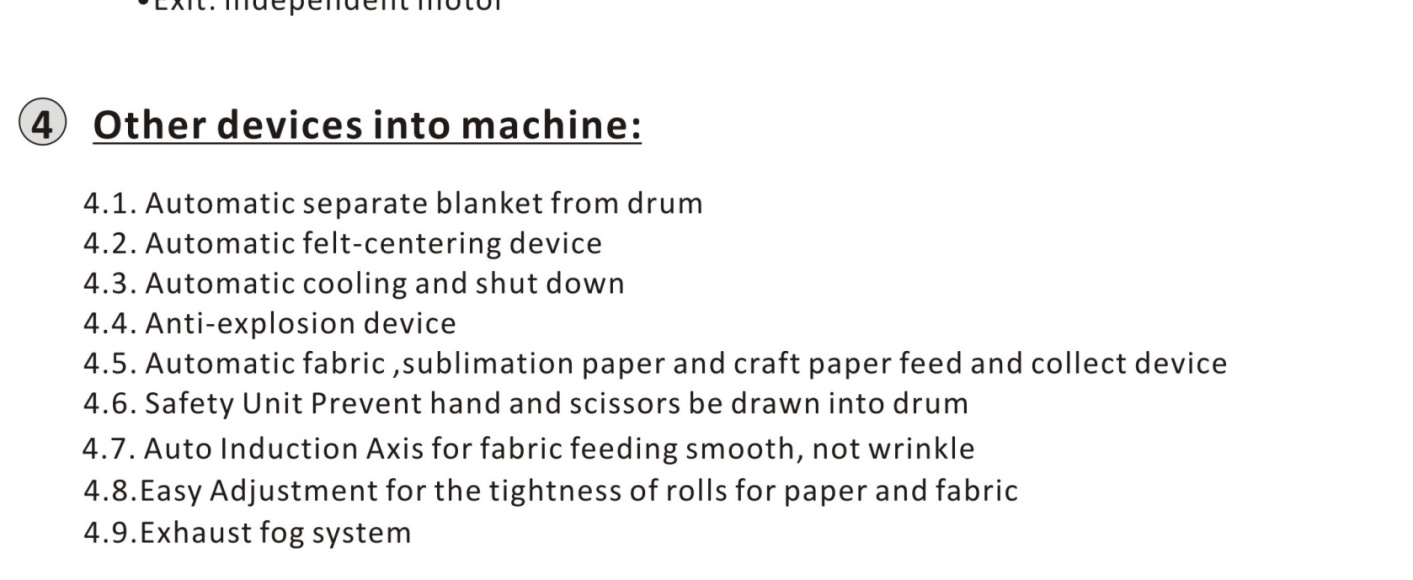
#> input picture 3-matching/2-template/templates/modeledelettre.jpg, 1413 x 580 px
$ python template_matching.py
#> lines starting #> are read from the running program, lines starting #| are printed output that depends on the picture; after the words box and inside, x2 and y2 are one past the last pixel; in counts of white or black regions, pixels touching at a corner belong together
import cv2


img = cv2.imread('templates/modeledelettre.jpg',0)
#> img: shape (580, 1413); min 19, max 255, mean 243.3
img2 = img.copy()
template = cv2.imread('templates/query.png',0)
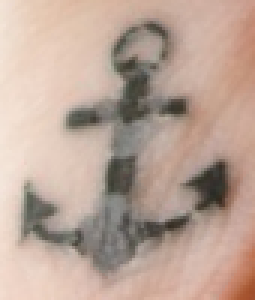
#> input picture 3-matching/1-features/tattoos/query.png, 85 x 100 px, found by its file name (shown 3 times larger)
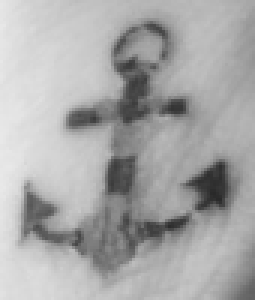
#> template: shape (100, 85) (shown 3 times larger); min 41, max 232, mean 169
w, h = template.shape[::-1]
#> w = 85; h = 100
# All the 6 methods for comparison in a list
methods = ['cv2.TM_CCOEFF', 'cv2.TM_CCOEFF_NORMED', 'cv2.TM_CCORR',
            'cv2.TM_CCORR_NORMED', 'cv2.TM_SQDIFF', 'cv2.TM_SQDIFF_NORMED']
for meth in methods:
    img = img2.copy()
    method = eval(meth)
    # Apply template Matching
    res = cv2.matchTemplate(img,template,method)
    min_val, max_val, min_loc, max_loc = cv2.minMaxLoc(res)
    # If the method is TM_SQDIFF or TM_SQDIFF_NORMED, take minimum
    if method in [cv2.TM_SQDIFF, cv2.TM_SQDIFF_NORMED]:
        top_left = min_loc
    else:
        top_left = max_loc
    bottom_right = (top_left[0] + w, top_left[1] + h)
    cv2.rectangle(img,top_left, bottom_right, 255, 2)
    cv2.imshow('Matching Result' +meth, res)
    cv2.imshow('Detected Point' +meth, img)
    cv2.waitKey()
#> this loop made 6 passes
#> (min_val, max_val, min_loc, top_left, bottom_right) on passes 1 to 4: (-5658567.5, 6931429.5, (30, 108), (186, 60), (271, 160)), (-0.274, 0.325, (937, 395), (2, 60), (87, 160)), (302037856, 366369888, (464, 114), (775, 193), (860, 293)), (0.901, 0.972, (464, 113), (639, 256), (724, 356))
#> (min_val, max_val, max_loc, top_left, bottom_right) on passes 5 to 6: (61195520, 91705120, (414, 113), (2, 60), (87, 160)), (0.172, 0.272, (414, 113), (2, 60), (87, 160))
#> pass 1, `res = cv2.matchTemplate(img,template,method)`:
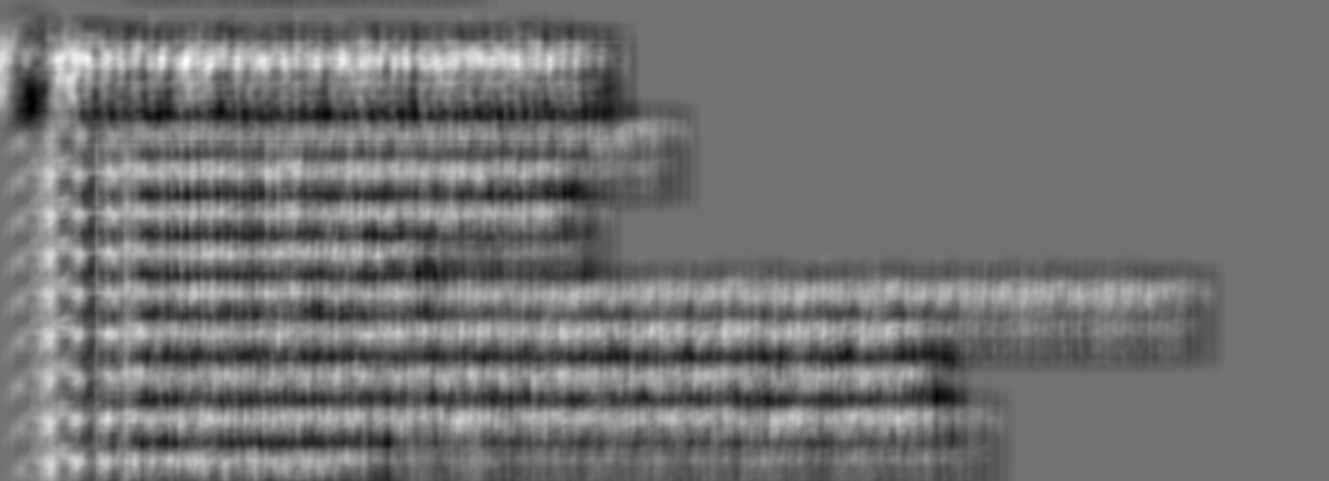
#> res: shape (481, 1329) float32; min -5658567.5, max 6931429.5, mean 28570.6; drawn with min black and max white
#> pass 1, `cv2.imshow('Matching Result' +meth, res)`:
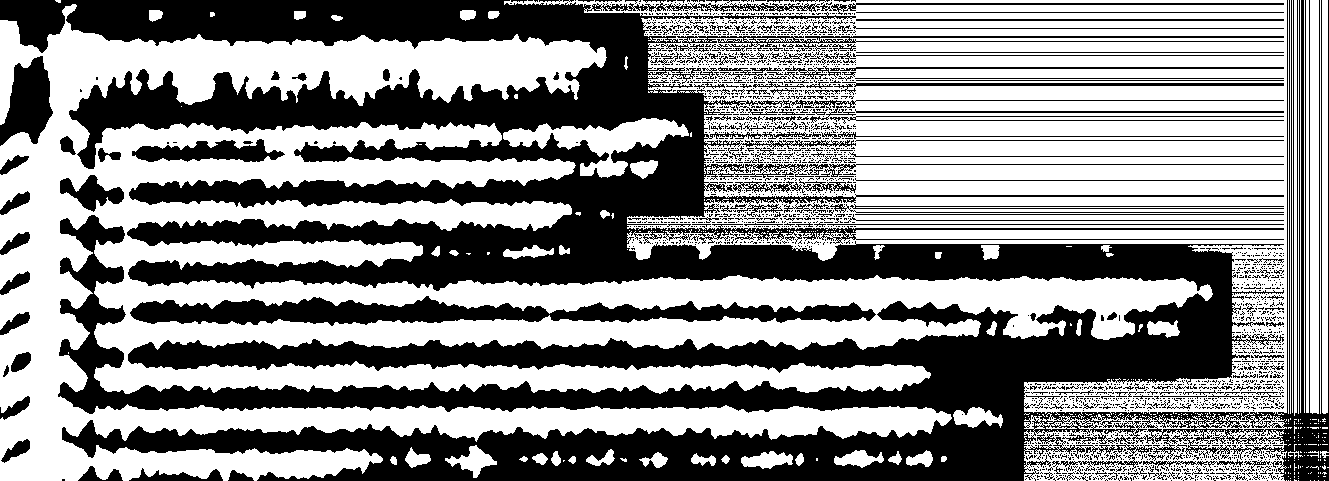
#> window 'Matching Resultcv2.TM_CCOEFF': shape (481, 1329); 54.6% white; 2726 black regions (2524 under 20 px), largest, box (x1, y1, x2, y2) and area: (0, 0, 1329, 481) 237031, (130, 296, 876, 326) 11782, (0, 56, 53, 146) 2933
#> pass 2, `res = cv2.matchTemplate(img,template,method)`:
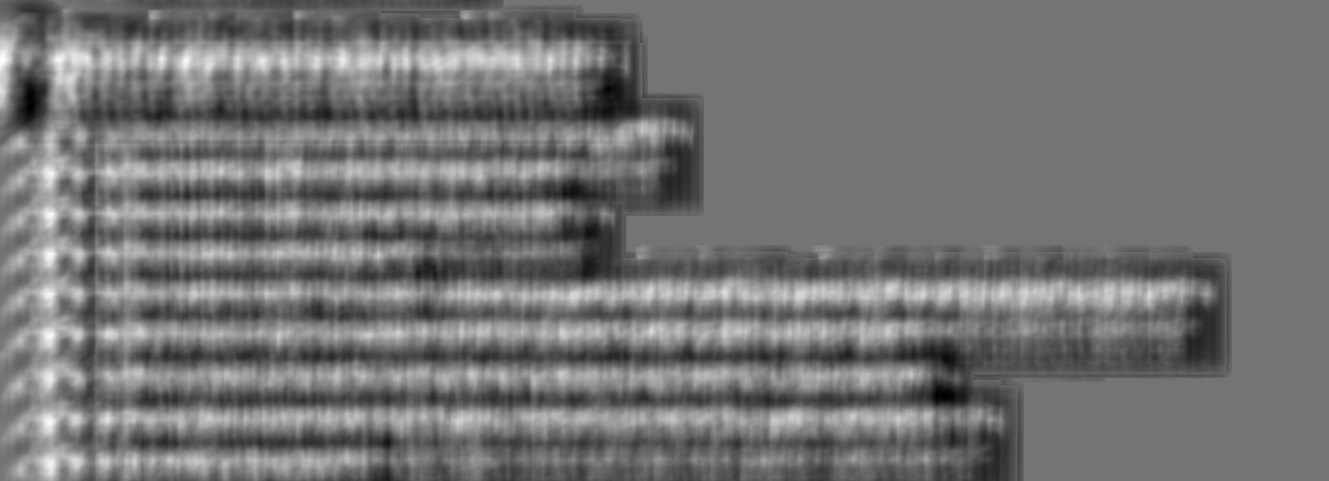
#> res: shape (481, 1329) float32; min -0.274, max 0.325, mean -0.00138; drawn with min black and max white
#> after the loop:
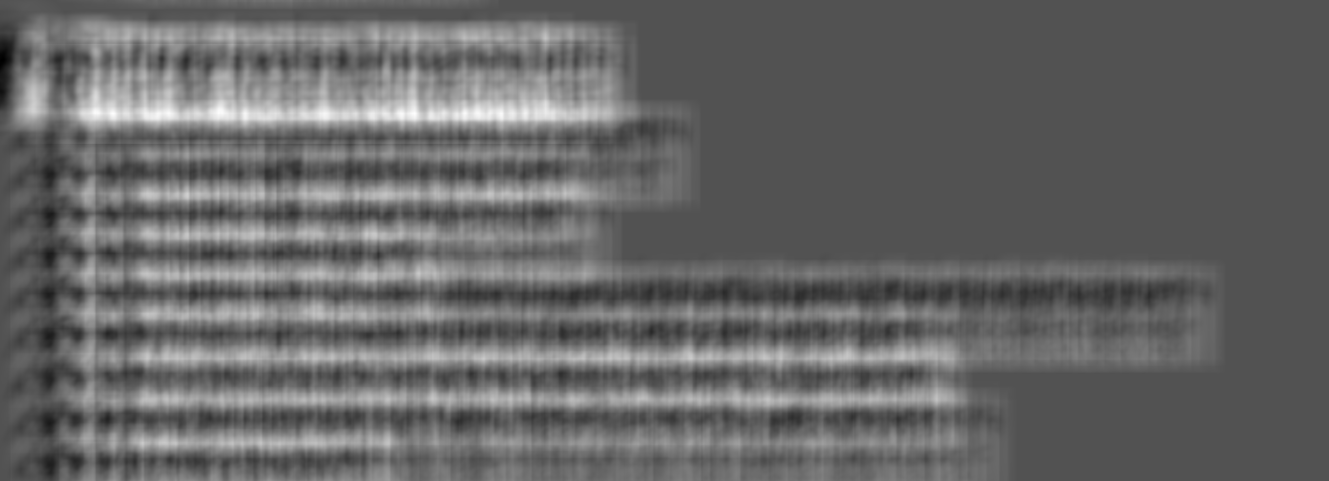
#> res: shape (481, 1329) float32; min 0.172, max 0.272, mean 0.212; drawn with min black and max white
cv2.destroyAllWindows()
